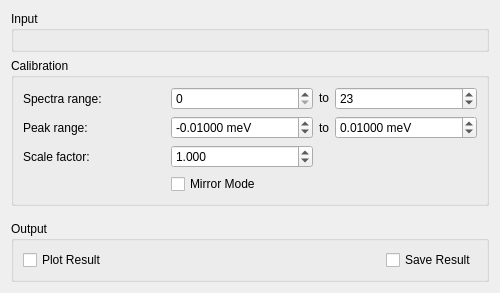
<?xml version="1.0" encoding="UTF-8"?>
<ui version="4.0">
 <class>ILLCalibration</class>
 <widget class="QWidget" name="ILLCalibration">
  <property name="geometry">
   <rect>
    <x>0</x>
    <y>0</y>
    <width>500</width>
    <height>293</height>
   </rect>
  </property>
  <property name="minimumSize">
   <size>
    <width>500</width>
    <height>0</height>
   </size>
  </property>
  <property name="windowTitle">
   <string>Form</string>
  </property>
  <layout class="QVBoxLayout" name="verticalLayout_10">
   <item>
    <widget class="QGroupBox" name="gbInput">
     <property name="title">
      <string>Input</string>
     </property>
     <layout class="QHBoxLayout" name="horizontalLayout_2">
      <item>
       <widget class="MantidQt::MantidWidgets::MWRunFiles" name="rfRunFile" native="true">
        <property name="label" stdset="0">
         <string>Run File</string>
        </property>
       </widget>
      </item>
     </layout>
    </widget>
   </item>
   <item>
    <widget class="QGroupBox" name="gbCalibration">
     <property name="title">
      <string>Calibration</string>
     </property>
     <layout class="QGridLayout" name="gridLayout">
      <item row="0" column="0">
       <widget class="QLabel" name="lbSpectraRange">
        <property name="text">
         <string>Spectra range:</string>
        </property>
       </widget>
      </item>
      <item row="1" column="0">
       <widget class="QLabel" name="lbPeakRange">
        <property name="text">
         <string>Peak range:</string>
        </property>
       </widget>
      </item>
      <item row="2" column="0">
       <widget class="QLabel" name="lbScaleFactor">
        <property name="text">
         <string>Scale factor:</string>
        </property>
       </widget>
      </item>
      <item row="0" column="2">
       <widget class="QLabel" name="lbSpectraRangeTo">
        <property name="sizePolicy">
         <sizepolicy hsizetype="Fixed" vsizetype="Fixed">
          <horstretch>0</horstretch>
          <verstretch>0</verstretch>
         </sizepolicy>
        </property>
        <property name="text">
         <string>to</string>
        </property>
       </widget>
      </item>
      <item row="1" column="1">
       <widget class="QDoubleSpinBox" name="spPeakLower">
        <property name="suffix">
         <string> meV</string>
        </property>
        <property name="decimals">
         <number>5</number>
        </property>
        <property name="minimum">
         <double>-99.989999999999995</double>
        </property>
        <property name="singleStep">
         <double>0.010000000000000</double>
        </property>
        <property name="value">
         <double>-0.010000000000000</double>
        </property>
       </widget>
      </item>
      <item row="1" column="3">
       <widget class="QDoubleSpinBox" name="spPeakUpper">
        <property name="suffix">
         <string> meV</string>
        </property>
        <property name="decimals">
         <number>5</number>
        </property>
        <property name="minimum">
         <double>-99.989999999999995</double>
        </property>
        <property name="singleStep">
         <double>0.010000000000000</double>
        </property>
        <property name="value">
         <double>0.010000000000000</double>
        </property>
       </widget>
      </item>
      <item row="1" column="2">
       <widget class="QLabel" name="lbPeakRangeTo">
        <property name="text">
         <string>to</string>
        </property>
       </widget>
      </item>
      <item row="0" column="1">
       <widget class="QSpinBox" name="spSpecMin">
        <property name="maximum">
         <number>9999</number>
        </property>
       </widget>
      </item>
      <item row="0" column="3">
       <widget class="QSpinBox" name="spSpecMax">
        <property name="maximum">
         <number>9999</number>
        </property>
        <property name="value">
         <number>23</number>
        </property>
       </widget>
      </item>
      <item row="2" column="1">
       <widget class="QDoubleSpinBox" name="spScaleFactor">
        <property name="decimals">
         <number>3</number>
        </property>
        <property name="singleStep">
         <double>0.100000000000000</double>
        </property>
        <property name="value">
         <double>1.000000000000000</double>
        </property>
       </widget>
      </item>
      <item row="3" column="1">
       <widget class="QCheckBox" name="ckMirrorMode">
        <property name="text">
         <string>Mirror Mode</string>
        </property>
       </widget>
      </item>
     </layout>
    </widget>
   </item>
   <item>
    <spacer name="verticalSpacer">
     <property name="orientation">
      <enum>Qt::Vertical</enum>
     </property>
     <property name="sizeHint" stdset="0">
      <size>
       <width>20</width>
       <height>40</height>
      </size>
     </property>
    </spacer>
   </item>
   <item>
    <widget class="QGroupBox" name="gbOutput">
     <property name="title">
      <string>Output</string>
     </property>
     <layout class="QHBoxLayout" name="horizontalLayout">
      <item>
       <widget class="QCheckBox" name="ckPlot">
        <property name="toolTip">
         <string>Plot resulting calibration file when created.</string>
        </property>
        <property name="text">
         <string>Plot Result</string>
        </property>
       </widget>
      </item>
      <item>
       <spacer name="horizontalSpacer_0">
        <property name="orientation">
         <enum>Qt::Horizontal</enum>
        </property>
        <property name="sizeHint" stdset="0">
         <size>
          <width>40</width>
          <height>20</height>
         </size>
        </property>
       </spacer>
      </item>
      <item>
       <widget class="QCheckBox" name="ckSave">
        <property name="text">
         <string>Save Result</string>
        </property>
       </widget>
      </item>
     </layout>
    </widget>
   </item>
  </layout>
 </widget>
 <customwidgets>
  <customwidget>
   <class>MantidQt::MantidWidgets::MWRunFiles</class>
   <extends>QWidget</extends>
   <header>MantidQtMantidWidgets/MWRunFiles.h</header>
   <container>1</container>
  </customwidget>
 </customwidgets>
 <resources/>
 <connections/>
</ui>
